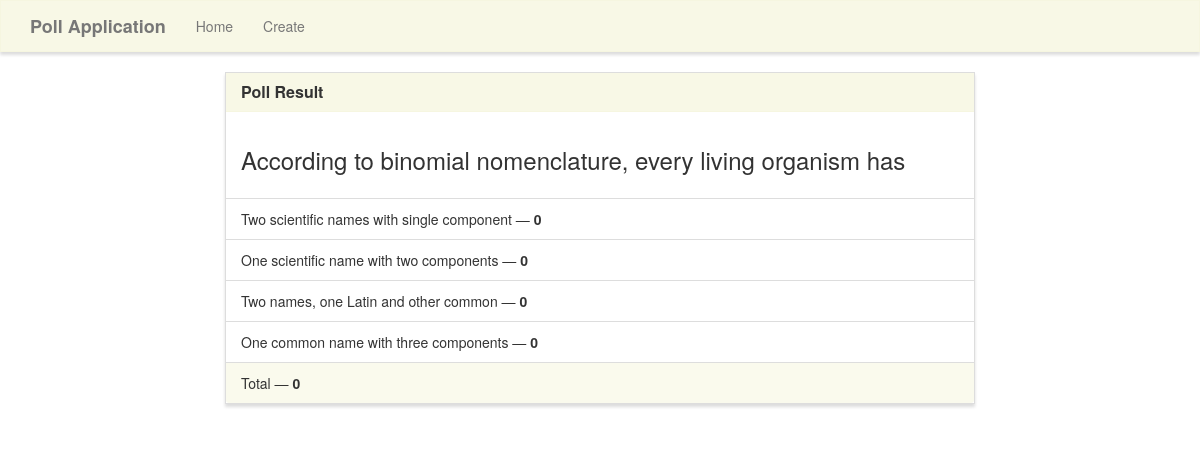
Screenshot of /results/21/ with the database file from the repository.
### survey/models.py (models this page shows)
class Poll(models.Model):
	question           = models.TextField(max_length=100)
	option_one         = models.CharField(max_length=100)
	option_two         = models.CharField(max_length=100)
	option_three       = models.CharField(max_length=100)
	option_four        = models.CharField(max_length=100)
	option_one_count   = models.IntegerField(default=0)
	option_two_count   = models.IntegerField(default=0)
	option_three_count = models.IntegerField(default=0)
	option_four_count = models.IntegerField(default=0)
	def total(self):
		return self.option_one_count + self.option_two_count + self.option_three_count + self.option_four_count

### survey/views.py (the view)
# urls.py: path('results/<poll_id>/',survey_views.results,name='results'),
def results(request,poll_id):
	poll=Poll.objects.get(pk=poll_id)
	context={
	'poll':poll
	}
	return render(request,'survey/results.html',context)

### survey/templates/survey/results.html (shortened to what this page needs)
{% extends "survey/base.html" %}
{% block main %}
<div class="row">
    <div class="col-lg-8 col-lg-offset-2">
        <div class="panel panel-default">
            <div class="panel-heading">
                <h3 class="panel-title">Poll Result</h3>
            </div>
            <div class="panel-body">
                <h3>{{ poll.question }}</h3>
            </div>
            <ul class="list-group">
                <li class="list-group-item">{{ poll.option_one }} &mdash; <strong>{{ poll.option_one_count }}</strong></li>
                <li class="list-group-item">{{ poll.option_two }} &mdash; <strong>{{ poll.option_two_count }}</strong></li>
                <li class="list-group-item">{{ poll.option_three }} &mdash; <strong>{{ poll.option_three_count }}</strong></li>
                <li class="list-group-item">{{ poll.option_four }} &mdash; <strong>{{ poll.option_four_count }}</strong></li>
            </ul>
            <div class="panel-footer">
                Total &mdash; <strong>{{ poll.total }}</strong>
            </div>
        </div>
    </div>
</div>
{% endblock %}

### survey/static/style.css (style rules this page uses)
.navbar-default, .btn, .form-control, .panel { border-radius: 0; }
.panel-default > .panel-heading { color: #333; background-color: rgba(245, 245, 220, .7); border-color: rgba(245, 245, 220, .6); border-top-left-radius: 0; border-top-right-radius: 0; }
.panel-footer { background-color: rgba(245, 245, 220, .5); border-color: rgba(245, 245, 220, .4); }
.panel { box-shadow: 0px 3px 3px 0px #ddd; }
a.navbar-brand, .panel-title { font-weight: bolder; }

### rows the page displays
Poll: question "According to binomial nomenclature, every living organism has", option_one "Two scientific names with single component", option_one_count "0", option_two "One scientific name with two components", option_two_count "0", option_three "Two names, one Latin and other common", option_three_count "0", option_four "One common name with three components", option_four_count "0", total "0"
